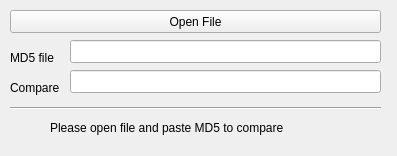
<?xml version="1.0" encoding="UTF-8"?>
<ui version="4.0">
 <class>MainWindow</class>
 <widget class="QMainWindow" name="MainWindow">
  <property name="geometry">
   <rect>
    <x>0</x>
    <y>0</y>
    <width>397</width>
    <height>156</height>
   </rect>
  </property>
  <property name="minimumSize">
   <size>
    <width>397</width>
    <height>156</height>
   </size>
  </property>
  <property name="maximumSize">
   <size>
    <width>397</width>
    <height>156</height>
   </size>
  </property>
  <property name="windowTitle">
   <string>md5checker</string>
  </property>
  <widget class="QWidget" name="centralWidget">
   <widget class="QPushButton" name="openButton">
    <property name="geometry">
     <rect>
      <x>10</x>
      <y>10</y>
      <width>371</width>
      <height>23</height>
     </rect>
    </property>
    <property name="text">
     <string>Open File</string>
    </property>
   </widget>
   <widget class="QLineEdit" name="lineEdit_md5file">
    <property name="geometry">
     <rect>
      <x>70</x>
      <y>40</y>
      <width>311</width>
      <height>23</height>
     </rect>
    </property>
   </widget>
   <widget class="QLineEdit" name="lineEdit_md5compare">
    <property name="geometry">
     <rect>
      <x>70</x>
      <y>70</y>
      <width>311</width>
      <height>23</height>
     </rect>
    </property>
   </widget>
   <widget class="QLabel" name="label_info">
    <property name="geometry">
     <rect>
      <x>50</x>
      <y>120</y>
      <width>291</width>
      <height>16</height>
     </rect>
    </property>
    <property name="text">
     <string>Please open file and paste MD5 to compare</string>
    </property>
   </widget>
   <widget class="QLabel" name="label_2">
    <property name="geometry">
     <rect>
      <x>10</x>
      <y>80</y>
      <width>61</width>
      <height>15</height>
     </rect>
    </property>
    <property name="text">
     <string>Compare</string>
    </property>
   </widget>
   <widget class="QLabel" name="label_3">
    <property name="geometry">
     <rect>
      <x>10</x>
      <y>50</y>
      <width>61</width>
      <height>15</height>
     </rect>
    </property>
    <property name="text">
     <string>MD5 file</string>
    </property>
   </widget>
   <widget class="Line" name="line">
    <property name="geometry">
     <rect>
      <x>10</x>
      <y>100</y>
      <width>371</width>
      <height>16</height>
     </rect>
    </property>
    <property name="orientation">
     <enum>Qt::Horizontal</enum>
    </property>
   </widget>
  </widget>
 </widget>
 <layoutdefault spacing="6" margin="11"/>
 <resources/>
 <connections/>
</ui>
